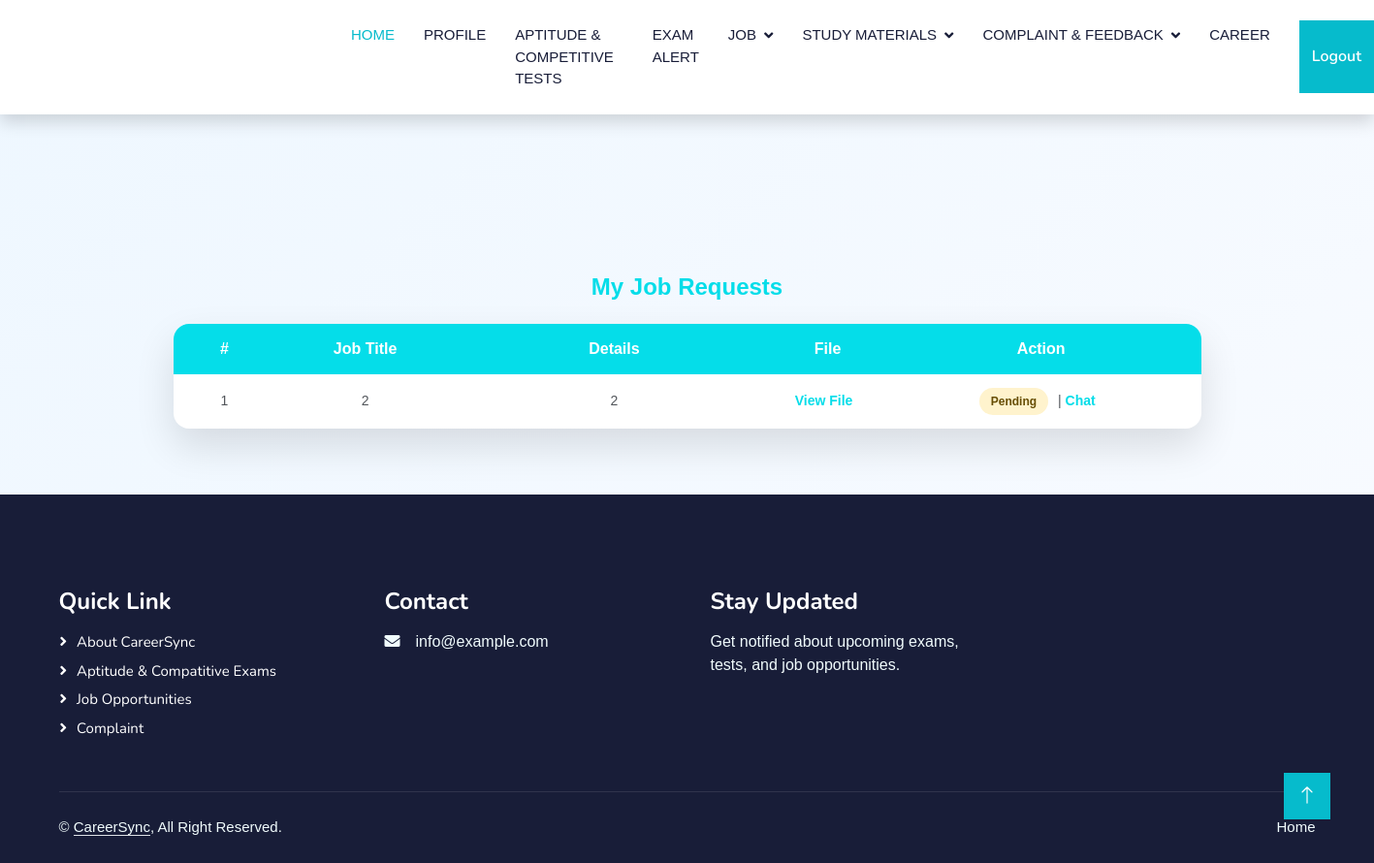
The page /User/Myrequest/ (signed in) on the database its author committed.
### User/models.py (models this page shows)
class tbl_apply(models.Model):
    apply_date=models.DateField(auto_now_add=True)
    apply_status=models.IntegerField(default=0)
    apply_file=models.FileField(upload_to="Assets/Userdocs/File/")
    user=models.ForeignKey(tbl_userreg,on_delete=models.CASCADE,null=True)
    job=models.ForeignKey(tbl_job,on_delete=models.CASCADE)

### Recruiter/models.py (models this page shows)
class tbl_job(models.Model):
    job_title=models.CharField(max_length=50)
    job_details=models.CharField(max_length=50)
    job_lastdate=models.DateField()
    job_date=models.DateField(auto_now_add=True)
    job_experience=models.CharField(max_length=50)
    job_requirment=models.CharField(max_length=50)
    jobtype=models.ForeignKey(tbl_jobtype,on_delete=models.CASCADE)
    jobcategory=models.ForeignKey(tbl_jobcategory,on_delete=models.CASCADE)
    recruiter=models.ForeignKey(tbl_recruiter,on_delete=models.CASCADE)

### User/views.py (the view)
# urls.py: path('Myrequest/',views.Myrequest,name='Myrequest'),
def Myrequest(request):
    if "uid" not in request.session:
        return redirect("Guest:Login")
    else:
        apply=tbl_apply.objects.filter(user=request.session['uid'])
        return render(request,'User/Myrequest.html',{'apply':apply})

### User/Templates/User/Myrequest.html (shortened to what this page needs)
{% extends 'User/Header.html' %}
{% block content %}
<div class="cs-request-wrapper">
    <div class="cs-request-title">My Job Requests</div>
    <div class="cs-request-table">
        <div class="cs-request-header">
            <div>#</div>
            <div>Job Title</div>
            <div>Details</div>
            <div>File</div>
            <div>Action</div>
        </div>
        {% for i in apply %}
        <div class="cs-request-row">
            <div>{{ forloop.counter }}</div>
            <div>{{ i.job.job_title }}</div>
            <div>{{ i.job.job_details }}</div>
            <div>
                <a href="{{ i.apply_file.url }}" class="cs-link" target="_blank">
                    View File
                </a>
            </div>
            <div>
                {% if i.apply_status == 1 %}
                    <span class="cs-status cs-status-accepted">Accepted</span>
                {% elif i.apply_status == 2 %}
                    <span class="cs-status cs-status-rejected">Rejected</span>
                {% else %}
                    <span class="cs-status cs-status-pending">Pending</span>
                {% endif %}
                | <a href="{% url 'User:chatpage' i.job.recruiter.id %}" class="cs-link">
                    Chat
                </a>
            </div>
        </div>
        {% endfor %}
    </div>
</div>
{% endblock %}

### Guest/static/Main/css/style.css (style rules this page uses)
:root { --primary: #06BBCC; --light: #F0FBFC; --dark: #181d38; }

### User/Templates/User/Myrequest.html (style rules this page uses)
body { background: linear-gradient(135deg, #eef7ff, #f9fbff); font-family: Arial, Helvetica, sans-serif; }
.cs-request-wrapper { max-width: 1100px; margin: 40px auto; padding: 20px; }
.cs-request-title { font-size: 24px; font-weight: 600; color: #05dde9; margin-bottom: 20px; }
.cs-request-table { background: #ffffff; border-radius: 16px; box-shadow: 0 18px 40px rgba(0, 0, 0, 0.12); overflow: hidden; }
.cs-request-header, .cs-request-row { display: grid; grid-template-columns: 70px 1.5fr 2fr 1fr 2fr; padding: 14px 18px; align-items: center; }
.cs-request-header { background: #05dde9; color: #ffffff; font-weight: 600; }
.cs-request-row { font-size: 14px; border-bottom: 1px solid #eee; }
.cs-request-row:last-child { border-bottom: none; }
.cs-status { padding: 5px 12px; border-radius: 20px; font-size: 12px; font-weight: 600; display: inline-block; margin-right: 6px; }
.cs-status-pending { background: #fff3cd; color: #664d03; }
.cs-link { color: #05dde9; font-weight: 600; text-decoration: none; margin-right: 8px; }

### rows shown on the page
tbl_apply: job.job_title "2", job.job_details "2", apply_status "Pending"
